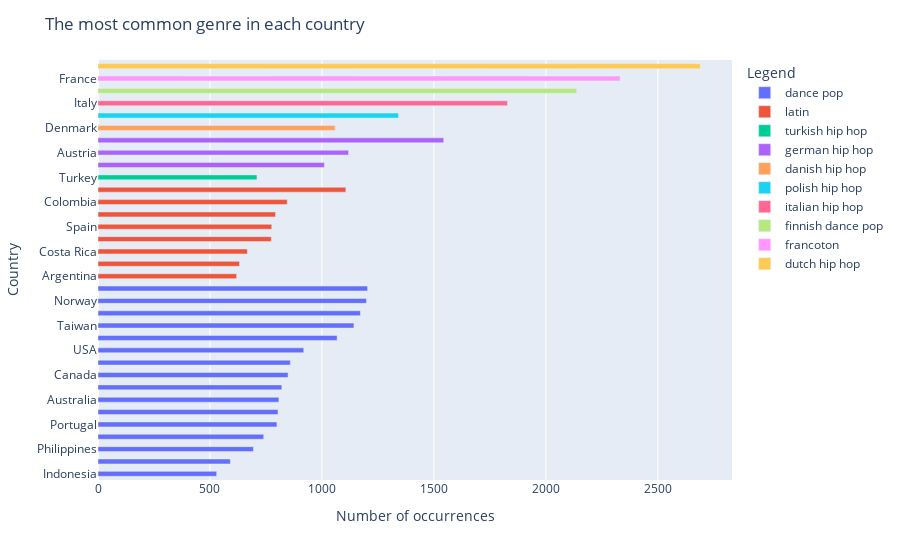

The cell this chart's notebook holds for it:
### Markdown cell above
### The most common genre in each country

### Code cell
result = df.groupby('Country')['Genre'].apply(lambda x: x.value_counts().nlargest(1)).sort_values(ascending=True).reset_index(name='Counts')
result.rename(columns = {'level_1' : 'Legend'}, inplace=True)
wykres2 = px.bar(result, y='Country', x='Counts', color='Legend', orientation='h')
wykres2.update_traces(textposition='inside',width =0.4)
wykres2.update_layout(xaxis_title='Number of occurrences',
                  yaxis_title='Country',
                  height=800)
wykres2.update_layout(title='The most common genre in each country')
wykres2.show()

### Figure 1 — Plotly figure (JSON) as saved in the notebook; plotly's stock layout.template omitted (floating-point values rounded to 4 significant figures)
{"data": [{"alignmentgroup": "True", "hovertemplate": "Legend=dance pop<br>Counts=%{x}<br>Country=%{y}<extra></extra>", "legendgroup": "dance pop", "marker": {"color": "#636efa", "pattern": {"shape": ""}}, "name": "dance pop", "offsetgroup": "dance pop", "orientation": "h", "showlegend": true, "textposition": "inside", "type": "bar", "width": 0.4, "x": [530, 591, 694, 740, 799, 804, 808, 821, 849, 859, 919, 1068, 1143, 1172, 1199, 1204], "xaxis": "x", "y": ["Indonesia", "Brazil", "Philippines", "New Zealand", "Portugal", "Singapore", "Australia", "Malaysia", "Canada", "Belgium", "USA", "Sweden", "Taiwan", "Ireland", "Norway", "UK"], "yaxis": "y"}, {"alignmentgroup": "True", "hovertemplate": "Legend=latin<br>Counts=%{x}<br>Country=%{y}<extra></extra>", "legendgroup": "latin", "marker": {"color": "#EF553B", "pattern": {"shape": ""}}, "name": "latin", "offsetgroup": "latin", "orientation": "h", "showlegend": true, "textposition": "inside", "type": "bar", "width": 0.4, "x": [619, 632, 667, 774, 776, 793, 845, 1107], "xaxis": "x", "y": ["Argentina", "Mexico", "Costa Rica", "Peru", "Spain", "Ecuador", "Colombia", "Chile"], "yaxis": "y"}, {"alignmentgroup": "True", "hovertemplate": "Legend=turkish hip hop<br>Counts=%{x}<br>Country=%{y}<extra></extra>", "legendgroup": "turkish hip hop", "marker": {"color": "#00cc96", "pattern": {"shape": ""}}, "name": "turkish hip hop", "offsetgroup": "turkish hip hop", "orientation": "h", "showlegend": true, "textposition": "inside", "type": "bar", "width": 0.4, "x": [710], "xaxis": "x", "y": ["Turkey"], "yaxis": "y"}, {"alignmentgroup": "True", "hovertemplate": "Legend=german hip hop<br>Counts=%{x}<br>Country=%{y}<extra></extra>", "legendgroup": "german hip hop", "marker": {"color": "#ab63fa", "pattern": {"shape": ""}}, "name": "german hip hop", "offsetgroup": "german hip hop", "orientation": "h", "showlegend": true, "textposition": "inside", "type": "bar", "width": 0.4, "x": [1011, 1119, 1544], "xaxis": "x", "y": ["Switzerland", "Austria", "Germany"], "yaxis": "y"}, {"alignmentgroup": "True", "hovertemplate": "Legend=danish hip hop<br>Counts=%{x}<br>Country=%{y}<extra></extra>", "legendgroup": "danish hip hop", "marker": {"color": "#FFA15A", "pattern": {"shape": ""}}, "name": "danish hip hop", "offsetgroup": "danish hip hop", "orientation": "h", "showlegend": true, "textposition": "inside", "type": "bar", "width": 0.4, "x": [1059], "xaxis": "x", "y": ["Denmark"], "yaxis": "y"}, {"alignmentgroup": "True", "hovertemplate": "Legend=polish hip hop<br>Counts=%{x}<br>Country=%{y}<extra></extra>", "legendgroup": "polish hip hop", "marker": {"color": "#19d3f3", "pattern": {"shape": ""}}, "name": "polish hip hop", "offsetgroup": "polish hip hop", "orientation": "h", "showlegend": true, "textposition": "inside", "type": "bar", "width": 0.4, "x": [1342], "xaxis": "x", "y": ["Poland"], "yaxis": "y"}, {"alignmentgroup": "True", "hovertemplate": "Legend=italian hip hop<br>Counts=%{x}<br>Country=%{y}<extra></extra>", "legendgroup": "italian hip hop", "marker": {"color": "#FF6692", "pattern": {"shape": ""}}, "name": "italian hip hop", "offsetgroup": "italian hip hop", "orientation": "h", "showlegend": true, "textposition": "inside", "type": "bar", "width": 0.4, "x": [1829], "xaxis": "x", "y": ["Italy"], "yaxis": "y"}, {"alignmentgroup": "True", "hovertemplate": "Legend=finnish dance pop<br>Counts=%{x}<br>Country=%{y}<extra></extra>", "legendgroup": "finnish dance pop", "marker": {"color": "#B6E880", "pattern": {"shape": ""}}, "name": "finnish dance pop", "offsetgroup": "finnish dance pop", "orientation": "h", "showlegend": true, "textposition": "inside", "type": "bar", "width": 0.4, "x": [2138], "xaxis": "x", "y": ["Finland"], "yaxis": "y"}, {"alignmentgroup": "True", "hovertemplate": "Legend=francoton<br>Counts=%{x}<br>Country=%{y}<extra></extra>", "legendgroup": "francoton", "marker": {"color": "#FF97FF", "pattern": {"shape": ""}}, "name": "francoton", "offsetgroup": "francoton", "orientation": "h", "showlegend": true, "textposition": "inside", "type": "bar", "width": 0.4, "x": [2332], "xaxis": "x", "y": ["France"], "yaxis": "y"}, {"alignmentgroup": "True", "hovertemplate": "Legend=dutch hip hop<br>Counts=%{x}<br>Country=%{y}<extra></extra>", "legendgroup": "dutch hip hop", "marker": {"color": "#FECB52", "pattern": {"shape": ""}}, "name": "dutch hip hop", "offsetgroup": "dutch hip hop", "orientation": "h", "showlegend": true, "textposition": "inside", "type": "bar", "width": 0.4, "x": [2690], "xaxis": "x", "y": ["Netherlands"], "yaxis": "y"}], "layout": {"autosize": true, "barmode": "relative", "legend": {"title": {"text": "Legend"}, "tracegroupgap": 0}, "margin": {"t": 60}, "title": {"text": "The most common genre in each country"}, "xaxis": {"anchor": "y", "autorange": true, "domain": [0, 1], "range": [0, 2832.0], "title": {"text": "Number of occurrences"}, "type": "linear"}, "yaxis": {"anchor": "x", "autorange": true, "domain": [0, 1], "range": [-0.5, 33.5], "title": {"text": "Country"}, "type": "category"}}}
